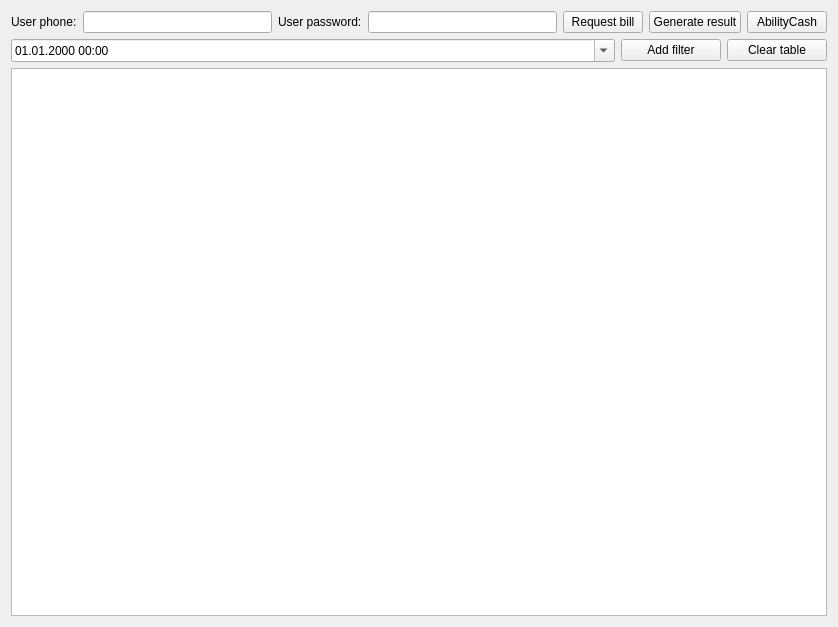
<?xml version="1.0" encoding="UTF-8"?>
<ui version="4.0">
 <class>MainWindow</class>
 <widget class="QMainWindow" name="MainWindow">
  <property name="geometry">
   <rect>
    <x>0</x>
    <y>0</y>
    <width>838</width>
    <height>627</height>
   </rect>
  </property>
  <property name="windowTitle">
   <string>MainWindow</string>
  </property>
  <widget class="QWidget" name="centralWidget">
   <layout class="QGridLayout" name="gridLayout">
    <item row="0" column="0">
     <layout class="QHBoxLayout" name="horizontalLayout">
      <item>
       <widget class="QLabel" name="label">
        <property name="text">
         <string>User phone:</string>
        </property>
       </widget>
      </item>
      <item>
       <widget class="QLineEdit" name="lineEditUser">
        <property name="text">
         <string/>
        </property>
       </widget>
      </item>
      <item>
       <widget class="QLabel" name="label_2">
        <property name="text">
         <string>User password:</string>
        </property>
       </widget>
      </item>
      <item>
       <widget class="QLineEdit" name="lineEditPassword">
        <property name="text">
         <string/>
        </property>
        <property name="echoMode">
         <enum>QLineEdit::PasswordEchoOnEdit</enum>
        </property>
       </widget>
      </item>
      <item>
       <widget class="QPushButton" name="btRequest">
        <property name="text">
         <string>Request bill</string>
        </property>
       </widget>
      </item>
      <item>
       <widget class="QPushButton" name="btResult">
        <property name="text">
         <string>Generate result</string>
        </property>
       </widget>
      </item>
      <item>
       <widget class="QPushButton" name="btAbilityCashExport">
        <property name="enabled">
         <bool>true</bool>
        </property>
        <property name="text">
         <string>AbilityCash</string>
        </property>
       </widget>
      </item>
     </layout>
    </item>
    <item row="1" column="0">
     <layout class="QHBoxLayout" name="horizontalLayout_2">
      <item>
       <widget class="QDateTimeEdit" name="dateTimeEdit">
        <property name="displayFormat">
         <string>dd.MM.yyyy hh:mm</string>
        </property>
        <property name="calendarPopup">
         <bool>true</bool>
        </property>
       </widget>
      </item>
      <item>
       <widget class="QPushButton" name="btFilter">
        <property name="maximumSize">
         <size>
          <width>100</width>
          <height>16777215</height>
         </size>
        </property>
        <property name="text">
         <string>Add filter</string>
        </property>
       </widget>
      </item>
      <item>
       <widget class="QPushButton" name="btClearTable">
        <property name="maximumSize">
         <size>
          <width>100</width>
          <height>16777215</height>
         </size>
        </property>
        <property name="text">
         <string>Clear table</string>
        </property>
       </widget>
      </item>
     </layout>
    </item>
    <item row="2" column="0">
     <widget class="QTableWidget" name="tableWidget"/>
    </item>
   </layout>
  </widget>
 </widget>
 <layoutdefault spacing="6" margin="11"/>
 <resources/>
 <connections/>
</ui>
